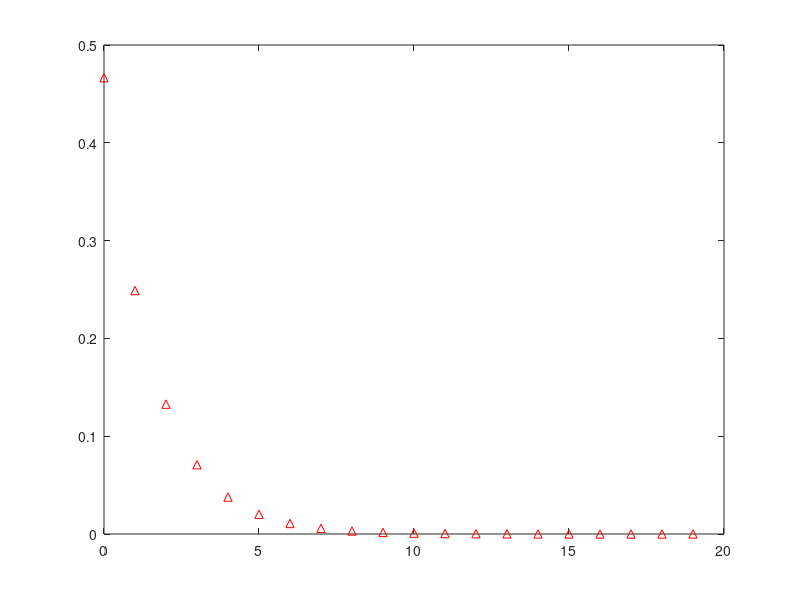
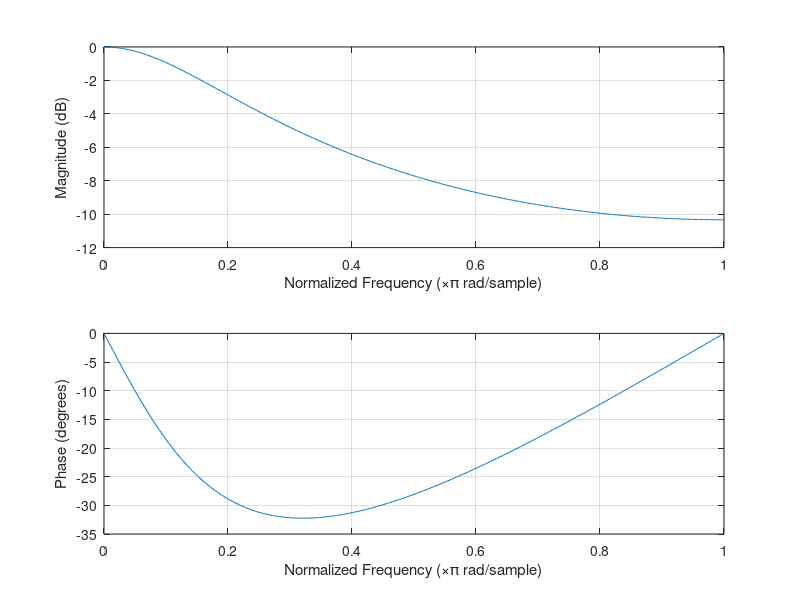

Here is the MATLAB script that generated these plots, in order:
clear all, close all
x = exp(-2*pi*0.1);%frequência de corte fc=0,1 Rad/s
a0 = (1-x); %coeficiente a0 
b1 = x; %coeficiente b1
d = [1 -x];
h = impz(a0,d,20); %armazena em h a resposta ao impulso do sistema no domínio do tempo 
impz(a0,d,20); %resposta ao impulso do sistema no domínio do tempo
figure
freqz(h); %resposta ao impulso do sistema no domínio da frequencia

